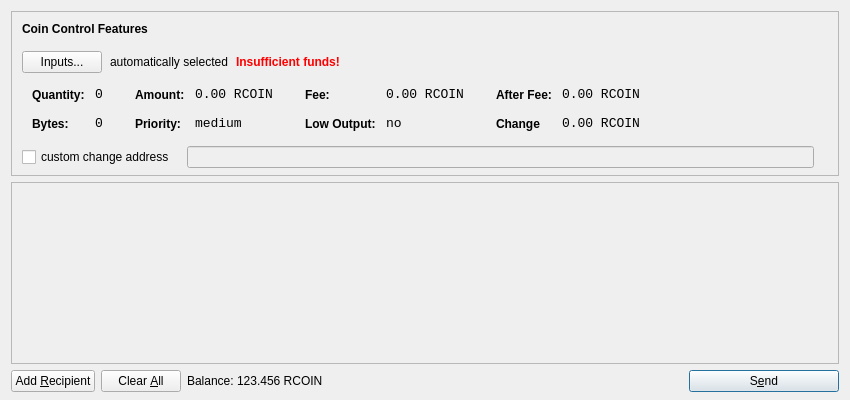
<?xml version="1.0" encoding="UTF-8"?>
<ui version="4.0">
 <class>SendCoinsDialog</class>
 <widget class="QDialog" name="SendCoinsDialog">
  <property name="geometry">
   <rect>
    <x>0</x>
    <y>0</y>
    <width>850</width>
    <height>400</height>
   </rect>
  </property>
  <property name="windowTitle">
   <string>Send Coins</string>
  </property>
  <layout class="QVBoxLayout" name="verticalLayout" stretch="0,1,0">
   <property name="bottomMargin">
    <number>8</number>
   </property>
   <item>
    <widget class="QFrame" name="frameCoinControl">
     <property name="sizePolicy">
      <sizepolicy hsizetype="Expanding" vsizetype="Expanding">
       <horstretch>0</horstretch>
       <verstretch>0</verstretch>
      </sizepolicy>
     </property>
     <property name="maximumSize">
      <size>
       <width>16777215</width>
       <height>16777215</height>
      </size>
     </property>
     <property name="frameShape">
      <enum>QFrame::StyledPanel</enum>
     </property>
     <property name="frameShadow">
      <enum>QFrame::Sunken</enum>
     </property>
     <layout class="QVBoxLayout" name="verticalLayoutCoinControl2">
      <property name="spacing">
       <number>-1</number>
      </property>
      <property name="leftMargin">
       <number>0</number>
      </property>
      <property name="topMargin">
       <number>0</number>
      </property>
      <property name="rightMargin">
       <number>0</number>
      </property>
      <property name="bottomMargin">
       <number>6</number>
      </property>
      <item>
       <layout class="QVBoxLayout" name="verticalLayoutCoinControl" stretch="0,0,0,0,1">
        <property name="spacing">
         <number>0</number>
        </property>
        <property name="leftMargin">
         <number>10</number>
        </property>
        <property name="topMargin">
         <number>10</number>
        </property>
        <item>
         <layout class="QHBoxLayout" name="horizontalLayoutCoinControl1">
          <property name="bottomMargin">
           <number>15</number>
          </property>
          <item>
           <widget class="QLabel" name="labelCoinControlFeatures">
            <property name="sizePolicy">
             <sizepolicy hsizetype="Preferred" vsizetype="Maximum">
              <horstretch>0</horstretch>
              <verstretch>0</verstretch>
             </sizepolicy>
            </property>
            <property name="font">
             <font>
              <weight>75</weight>
              <bold>true</bold>
             </font>
            </property>
            <property name="styleSheet">
             <string notr="true">font-weight:bold;</string>
            </property>
            <property name="text">
             <string>Coin Control Features</string>
            </property>
           </widget>
          </item>
         </layout>
        </item>
        <item>
         <layout class="QHBoxLayout" name="horizontalLayoutCoinControl2" stretch="0,0,0,0">
          <property name="spacing">
           <number>8</number>
          </property>
          <property name="bottomMargin">
           <number>10</number>
          </property>
          <item>
           <widget class="QPushButton" name="pushButtonCoinControl">
            <property name="styleSheet">
             <string notr="true"/>
            </property>
            <property name="text">
             <string>Inputs...</string>
            </property>
           </widget>
          </item>
          <item>
           <widget class="QLabel" name="labelCoinControlAutomaticallySelected">
            <property name="text">
             <string>automatically selected</string>
            </property>
            <property name="margin">
             <number>5</number>
            </property>
           </widget>
          </item>
          <item>
           <widget class="QLabel" name="labelCoinControlInsuffFunds">
            <property name="font">
             <font>
              <weight>75</weight>
              <bold>true</bold>
             </font>
            </property>
            <property name="styleSheet">
             <string notr="true">color:red;font-weight:bold;</string>
            </property>
            <property name="text">
             <string>Insufficient funds!</string>
            </property>
            <property name="margin">
             <number>5</number>
            </property>
           </widget>
          </item>
          <item>
           <spacer name="horizontalSpacerCoinControl">
            <property name="orientation">
             <enum>Qt::Horizontal</enum>
            </property>
            <property name="sizeHint" stdset="0">
             <size>
              <width>40</width>
              <height>1</height>
             </size>
            </property>
           </spacer>
          </item>
         </layout>
        </item>
        <item>
         <widget class="QWidget" name="widgetCoinControl" native="true">
          <property name="sizePolicy">
           <sizepolicy hsizetype="Preferred" vsizetype="Preferred">
            <horstretch>0</horstretch>
            <verstretch>0</verstretch>
           </sizepolicy>
          </property>
          <property name="minimumSize">
           <size>
            <width>0</width>
            <height>0</height>
           </size>
          </property>
          <property name="styleSheet">
           <string notr="true"/>
          </property>
          <layout class="QHBoxLayout" name="horizontalLayoutCoinControl5">
           <property name="margin">
            <number>0</number>
           </property>
           <item>
            <layout class="QHBoxLayout" name="horizontalLayoutCoinControl3" stretch="0,0,0,1">
             <property name="spacing">
              <number>20</number>
             </property>
             <property name="topMargin">
              <number>0</number>
             </property>
             <property name="bottomMargin">
              <number>10</number>
             </property>
             <item>
              <layout class="QFormLayout" name="formLayoutCoinControl1">
               <property name="horizontalSpacing">
                <number>10</number>
               </property>
               <property name="verticalSpacing">
                <number>14</number>
               </property>
               <property name="leftMargin">
                <number>10</number>
               </property>
               <property name="topMargin">
                <number>4</number>
               </property>
               <property name="rightMargin">
                <number>6</number>
               </property>
               <item row="0" column="0">
                <widget class="QLabel" name="labelCoinControlQuantityText">
                 <property name="styleSheet">
                  <string notr="true">font-weight:bold;</string>
                 </property>
                 <property name="text">
                  <string>Quantity:</string>
                 </property>
                 <property name="margin">
                  <number>0</number>
                 </property>
                </widget>
               </item>
               <item row="0" column="1">
                <widget class="QLabel" name="labelCoinControlQuantity">
                 <property name="font">
                  <font>
                   <family>Monospace</family>
                   <pointsize>10</pointsize>
                  </font>
                 </property>
                 <property name="cursor">
                  <cursorShape>IBeamCursor</cursorShape>
                 </property>
                 <property name="contextMenuPolicy">
                  <enum>Qt::ActionsContextMenu</enum>
                 </property>
                 <property name="text">
                  <string>0</string>
                 </property>
                 <property name="margin">
                  <number>0</number>
                 </property>
                 <property name="textInteractionFlags">
                  <set>Qt::LinksAccessibleByMouse|Qt::TextSelectableByKeyboard|Qt::TextSelectableByMouse</set>
                 </property>
                </widget>
               </item>
               <item row="1" column="0">
                <widget class="QLabel" name="labelCoinControlBytesText">
                 <property name="styleSheet">
                  <string notr="true">font-weight:bold;</string>
                 </property>
                 <property name="text">
                  <string>Bytes:</string>
                 </property>
                </widget>
               </item>
               <item row="1" column="1">
                <widget class="QLabel" name="labelCoinControlBytes">
                 <property name="font">
                  <font>
                   <family>Monospace</family>
                   <pointsize>10</pointsize>
                  </font>
                 </property>
                 <property name="cursor">
                  <cursorShape>IBeamCursor</cursorShape>
                 </property>
                 <property name="contextMenuPolicy">
                  <enum>Qt::ActionsContextMenu</enum>
                 </property>
                 <property name="text">
                  <string>0</string>
                 </property>
                 <property name="textInteractionFlags">
                  <set>Qt::LinksAccessibleByMouse|Qt::TextSelectableByKeyboard|Qt::TextSelectableByMouse</set>
                 </property>
                </widget>
               </item>
              </layout>
             </item>
             <item>
              <layout class="QFormLayout" name="formLayoutCoinControl2">
               <property name="horizontalSpacing">
                <number>10</number>
               </property>
               <property name="verticalSpacing">
                <number>14</number>
               </property>
               <property name="leftMargin">
                <number>6</number>
               </property>
               <property name="topMargin">
                <number>4</number>
               </property>
               <property name="rightMargin">
                <number>6</number>
               </property>
               <item row="0" column="0">
                <widget class="QLabel" name="labelCoinControlAmountText">
                 <property name="styleSheet">
                  <string notr="true">font-weight:bold;</string>
                 </property>
                 <property name="text">
                  <string>Amount:</string>
                 </property>
                 <property name="margin">
                  <number>0</number>
                 </property>
                </widget>
               </item>
               <item row="0" column="1">
                <widget class="QLabel" name="labelCoinControlAmount">
                 <property name="font">
                  <font>
                   <family>Monospace</family>
                   <pointsize>10</pointsize>
                  </font>
                 </property>
                 <property name="cursor">
                  <cursorShape>IBeamCursor</cursorShape>
                 </property>
                 <property name="contextMenuPolicy">
                  <enum>Qt::ActionsContextMenu</enum>
                 </property>
                 <property name="text">
                  <string notr="true">0.00 RCOIN</string>
                 </property>
                 <property name="textInteractionFlags">
                  <set>Qt::LinksAccessibleByMouse|Qt::TextSelectableByKeyboard|Qt::TextSelectableByMouse</set>
                 </property>
                </widget>
               </item>
               <item row="1" column="0">
                <widget class="QLabel" name="labelCoinControlPriorityText">
                 <property name="styleSheet">
                  <string notr="true">font-weight:bold;</string>
                 </property>
                 <property name="text">
                  <string>Priority:</string>
                 </property>
                </widget>
               </item>
               <item row="1" column="1">
                <widget class="QLabel" name="labelCoinControlPriority">
                 <property name="font">
                  <font>
                   <family>Monospace</family>
                   <pointsize>10</pointsize>
                  </font>
                 </property>
                 <property name="cursor">
                  <cursorShape>IBeamCursor</cursorShape>
                 </property>
                 <property name="contextMenuPolicy">
                  <enum>Qt::ActionsContextMenu</enum>
                 </property>
                 <property name="text">
                  <string>medium</string>
                 </property>
                 <property name="textInteractionFlags">
                  <set>Qt::LinksAccessibleByMouse|Qt::TextSelectableByKeyboard|Qt::TextSelectableByMouse</set>
                 </property>
                </widget>
               </item>
              </layout>
             </item>
             <item>
              <layout class="QFormLayout" name="formLayoutCoinControl3">
               <property name="horizontalSpacing">
                <number>10</number>
               </property>
               <property name="verticalSpacing">
                <number>14</number>
               </property>
               <property name="leftMargin">
                <number>6</number>
               </property>
               <property name="topMargin">
                <number>4</number>
               </property>
               <property name="rightMargin">
                <number>6</number>
               </property>
               <item row="0" column="0">
                <widget class="QLabel" name="labelCoinControlFeeText">
                 <property name="styleSheet">
                  <string notr="true">font-weight:bold;</string>
                 </property>
                 <property name="text">
                  <string>Fee:</string>
                 </property>
                 <property name="margin">
                  <number>0</number>
                 </property>
                </widget>
               </item>
               <item row="0" column="1">
                <widget class="QLabel" name="labelCoinControlFee">
                 <property name="font">
                  <font>
                   <family>Monospace</family>
                   <pointsize>10</pointsize>
                  </font>
                 </property>
                 <property name="cursor">
                  <cursorShape>IBeamCursor</cursorShape>
                 </property>
                 <property name="contextMenuPolicy">
                  <enum>Qt::ActionsContextMenu</enum>
                 </property>
                 <property name="text">
                  <string notr="true">0.00 RCOIN</string>
                 </property>
                 <property name="textInteractionFlags">
                  <set>Qt::LinksAccessibleByMouse|Qt::TextSelectableByKeyboard|Qt::TextSelectableByMouse</set>
                 </property>
                </widget>
               </item>
               <item row="1" column="0">
                <widget class="QLabel" name="labelCoinControlLowOutputText">
                 <property name="styleSheet">
                  <string notr="true">font-weight:bold;</string>
                 </property>
                 <property name="text">
                  <string>Low Output:</string>
                 </property>
                </widget>
               </item>
               <item row="1" column="1">
                <widget class="QLabel" name="labelCoinControlLowOutput">
                 <property name="font">
                  <font>
                   <family>Monospace</family>
                   <pointsize>10</pointsize>
                  </font>
                 </property>
                 <property name="cursor">
                  <cursorShape>IBeamCursor</cursorShape>
                 </property>
                 <property name="contextMenuPolicy">
                  <enum>Qt::ActionsContextMenu</enum>
                 </property>
                 <property name="text">
                  <string>no</string>
                 </property>
                 <property name="textInteractionFlags">
                  <set>Qt::LinksAccessibleByMouse|Qt::TextSelectableByKeyboard|Qt::TextSelectableByMouse</set>
                 </property>
                </widget>
               </item>
              </layout>
             </item>
             <item>
              <layout class="QFormLayout" name="formLayoutCoinControl4">
               <property name="horizontalSpacing">
                <number>10</number>
               </property>
               <property name="verticalSpacing">
                <number>14</number>
               </property>
               <property name="leftMargin">
                <number>6</number>
               </property>
               <property name="topMargin">
                <number>4</number>
               </property>
               <property name="rightMargin">
                <number>6</number>
               </property>
               <item row="0" column="0">
                <widget class="QLabel" name="labelCoinControlAfterFeeText">
                 <property name="styleSheet">
                  <string notr="true">font-weight:bold;</string>
                 </property>
                 <property name="text">
                  <string>After Fee:</string>
                 </property>
                 <property name="margin">
                  <number>0</number>
                 </property>
                </widget>
               </item>
               <item row="0" column="1">
                <widget class="QLabel" name="labelCoinControlAfterFee">
                 <property name="font">
                  <font>
                   <family>Monospace</family>
                   <pointsize>10</pointsize>
                  </font>
                 </property>
                 <property name="cursor">
                  <cursorShape>IBeamCursor</cursorShape>
                 </property>
                 <property name="contextMenuPolicy">
                  <enum>Qt::ActionsContextMenu</enum>
                 </property>
                 <property name="text">
                  <string notr="true">0.00 RCOIN</string>
                 </property>
                 <property name="textInteractionFlags">
                  <set>Qt::LinksAccessibleByMouse|Qt::TextSelectableByKeyboard|Qt::TextSelectableByMouse</set>
                 </property>
                </widget>
               </item>
               <item row="1" column="0">
                <widget class="QLabel" name="labelCoinControlChangeText">
                 <property name="styleSheet">
                  <string notr="true">font-weight:bold;</string>
                 </property>
                 <property name="text">
                  <string>Change</string>
                 </property>
                </widget>
               </item>
               <item row="1" column="1">
                <widget class="QLabel" name="labelCoinControlChange">
                 <property name="font">
                  <font>
                   <family>Monospace</family>
                   <pointsize>10</pointsize>
                  </font>
                 </property>
                 <property name="cursor">
                  <cursorShape>IBeamCursor</cursorShape>
                 </property>
                 <property name="contextMenuPolicy">
                  <enum>Qt::ActionsContextMenu</enum>
                 </property>
                 <property name="text">
                  <string notr="true">0.00 RCOIN</string>
                 </property>
                 <property name="textInteractionFlags">
                  <set>Qt::LinksAccessibleByMouse|Qt::TextSelectableByKeyboard|Qt::TextSelectableByMouse</set>
                 </property>
                </widget>
               </item>
              </layout>
             </item>
            </layout>
           </item>
          </layout>
         </widget>
        </item>
        <item>
         <layout class="QHBoxLayout" name="horizontalLayoutCoinControl4" stretch="0,0,0">
          <property name="spacing">
           <number>12</number>
          </property>
          <property name="sizeConstraint">
           <enum>QLayout::SetDefaultConstraint</enum>
          </property>
          <property name="topMargin">
           <number>5</number>
          </property>
          <property name="rightMargin">
           <number>5</number>
          </property>
          <item>
           <widget class="QCheckBox" name="checkBoxCoinControlChange">
            <property name="text">
             <string>custom change address</string>
            </property>
           </widget>
          </item>
          <item>
           <widget class="QLineEdit" name="lineEditCoinControlChange">
            <property name="enabled">
             <bool>false</bool>
            </property>
            <property name="sizePolicy">
             <sizepolicy hsizetype="Expanding" vsizetype="Fixed">
              <horstretch>0</horstretch>
              <verstretch>0</verstretch>
             </sizepolicy>
            </property>
           </widget>
          </item>
          <item>
           <widget class="QLabel" name="labelCoinControlChangeLabel">
            <property name="sizePolicy">
             <sizepolicy hsizetype="Preferred" vsizetype="Expanding">
              <horstretch>0</horstretch>
              <verstretch>0</verstretch>
             </sizepolicy>
            </property>
            <property name="minimumSize">
             <size>
              <width>0</width>
              <height>0</height>
             </size>
            </property>
            <property name="text">
             <string/>
            </property>
            <property name="margin">
             <number>3</number>
            </property>
           </widget>
          </item>
         </layout>
        </item>
        <item>
         <spacer name="verticalSpacerCoinControl">
          <property name="orientation">
           <enum>Qt::Vertical</enum>
          </property>
          <property name="sizeHint" stdset="0">
           <size>
            <width>800</width>
            <height>1</height>
           </size>
          </property>
         </spacer>
        </item>
       </layout>
      </item>
     </layout>
    </widget>
   </item>
   <item>
    <widget class="QScrollArea" name="scrollArea">
     <property name="widgetResizable">
      <bool>true</bool>
     </property>
     <widget class="QWidget" name="scrollAreaWidgetContents">
      <property name="geometry">
       <rect>
        <x>0</x>
        <y>0</y>
        <width>830</width>
        <height>165</height>
       </rect>
      </property>
      <layout class="QVBoxLayout" name="verticalLayout_2">
       <property name="margin">
        <number>0</number>
       </property>
       <item>
        <layout class="QVBoxLayout" name="entries">
         <property name="spacing">
          <number>6</number>
         </property>
        </layout>
       </item>
       <item>
        <spacer name="verticalSpacer">
         <property name="orientation">
          <enum>Qt::Vertical</enum>
         </property>
         <property name="sizeHint" stdset="0">
          <size>
           <width>20</width>
           <height>40</height>
          </size>
         </property>
        </spacer>
       </item>
      </layout>
     </widget>
    </widget>
   </item>
   <item>
    <layout class="QHBoxLayout" name="horizontalLayout">
     <item>
      <widget class="QPushButton" name="addButton">
       <property name="toolTip">
        <string>Send to multiple recipients at once</string>
       </property>
       <property name="text">
        <string>Add &amp;Recipient</string>
       </property>
       <property name="autoDefault">
        <bool>false</bool>
       </property>
      </widget>
     </item>
     <item>
      <widget class="QPushButton" name="clearButton">
       <property name="sizePolicy">
        <sizepolicy hsizetype="Minimum" vsizetype="Fixed">
         <horstretch>0</horstretch>
         <verstretch>0</verstretch>
        </sizepolicy>
       </property>
       <property name="toolTip">
        <string>Remove all transaction fields</string>
       </property>
       <property name="text">
        <string>Clear &amp;All</string>
       </property>
       <property name="autoRepeatDelay">
        <number>300</number>
       </property>
       <property name="autoDefault">
        <bool>false</bool>
       </property>
      </widget>
     </item>
     <item>
      <layout class="QHBoxLayout" name="horizontalLayout_2">
       <property name="spacing">
        <number>3</number>
       </property>
       <item>
        <widget class="QLabel" name="label">
         <property name="sizePolicy">
          <sizepolicy hsizetype="Preferred" vsizetype="Fixed">
           <horstretch>0</horstretch>
           <verstretch>0</verstretch>
          </sizepolicy>
         </property>
         <property name="text">
          <string>Balance:</string>
         </property>
        </widget>
       </item>
       <item>
        <widget class="QLabel" name="labelBalance">
         <property name="sizePolicy">
          <sizepolicy hsizetype="Preferred" vsizetype="Fixed">
           <horstretch>0</horstretch>
           <verstretch>0</verstretch>
          </sizepolicy>
         </property>
         <property name="cursor">
          <cursorShape>IBeamCursor</cursorShape>
         </property>
         <property name="text">
          <string>123.456 RCOIN</string>
         </property>
         <property name="textInteractionFlags">
          <set>Qt::LinksAccessibleByMouse|Qt::TextSelectableByKeyboard|Qt::TextSelectableByMouse</set>
         </property>
        </widget>
       </item>
      </layout>
     </item>
     <item>
      <spacer name="horizontalSpacer">
       <property name="orientation">
        <enum>Qt::Horizontal</enum>
       </property>
       <property name="sizeHint" stdset="0">
        <size>
         <width>40</width>
         <height>20</height>
        </size>
       </property>
      </spacer>
     </item>
     <item>
      <widget class="QPushButton" name="sendButton">
       <property name="minimumSize">
        <size>
         <width>150</width>
         <height>0</height>
        </size>
       </property>
       <property name="toolTip">
        <string>Confirm the send action</string>
       </property>
       <property name="text">
        <string>S&amp;end</string>
       </property>
       <property name="icon">
        <iconset resource="../bitcoin.qrc">
         <normaloff>:/icons/send</normaloff>:/icons/send</iconset>
       </property>
       <property name="default">
        <bool>true</bool>
       </property>
      </widget>
     </item>
    </layout>
   </item>
  </layout>
 </widget>
 <resources>
  <include location="../bitcoin.qrc"/>
 </resources>
 <connections/>
</ui>
